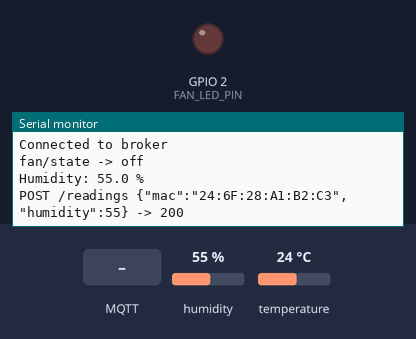
A program run on a simulated ESP32. On the bench: output pins drawn as LEDs (lit = HIGH), the last lines printed to the serial monitor. The inputs (shaded band) are chosen by the test bench; at power-on: humidity 55 %, temperature 24 °C. WiFi joins after 1.5 s; servers stay silent unless stated; uploads are accepted with an empty reply; no MQTT or app messages arrive unless stated.

Above: at 2.7 s.
2.8 s: MQTT message "on" arrives on the first subscribed topic
At 3.1 s:
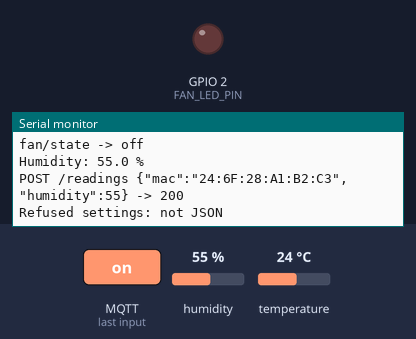
4.3 s: MQTT message "1" arrives on the first subscribed topic
At 5.4 s:
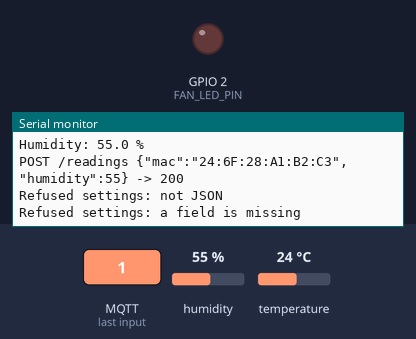

The program:

main.cpp
```cpp
#include <Arduino.h>
#include <WiFi.h>
#include <HTTPClient.h>
#include <PubSubClient.h>
#include <ArduinoJson.h>
#include <DHT.h>

#if __has_include("secrets.h")
#include "secrets.h"
#endif

#ifndef DEVICE_KEY
#define DEVICE_KEY ""
#endif

#ifndef WIFI_SSID
#define WIFI_SSID "Wokwi-GUEST"
#define WIFI_PASSWORD ""
#define WIFI_CHANNEL 6
#endif

// ---------- CHANGE THESE ----------
const char* API_URL = "http://iot-toni.northcentralus.cloudapp.azure.com";   // no trailing slash, e.g. http://iot-jbrown.northcentralus.cloudapp.azure.com
const char* MQTT_NAME = "toni";           // your Tutorial 9 name, lowercase letters and digits
const int DHT_PIN = 15;                     // check diagram.json: the pin the DHT22's SDA goes to
const int FAN_LED_PIN = 2;                  // check diagram.json: the pin the fan LED goes to
// ----------------------------------

const char* MQTT_HOST = "135.232.203.144";
const int MQTT_PORT = 1883;

const unsigned long READ_INTERVAL_MS = 10000;   // B1: every 10 s
const unsigned long WIFI_TIMEOUT_MS = 15000;
const unsigned long RETRY_INTERVAL_MS = 5000;

WiFiClient wifiClient;
PubSubClient mqtt(wifiClient);
DHT dht(DHT_PIN, DHT22);

String mac;
String statusTopic;
String settingsTopic;
String stateTopic;

// Settings from fan/settings. Until the first valid message: fan off (B4).
bool haveSettings = false;
String fanMode = "off";
float maxHumidity = 100;

float lastHumidity = NAN;
bool fanOn = false;
String publishedState = "";      // what we last put on fan/state

unsigned long lastRead = 0;
unsigned long lastAttempt = 0;
bool stopPosting = false;        // set on 401/403: a wrong key stays wrong

// ---------- Wi-Fi (as in Tutorial 6) ----------
bool connectWiFi() {
  Serial.print("Connecting to ");
  Serial.print(WIFI_SSID);
  WiFi.mode(WIFI_STA);
  WiFi.begin(WIFI_SSID, WIFI_PASSWORD, WIFI_CHANNEL);

  unsigned long start = millis();
  while (WiFi.status() != WL_CONNECTED) {
    if (millis() - start > WIFI_TIMEOUT_MS) {
      Serial.println(" no Wi-Fi after 15 s.");
      return false;
    }
    delay(250);
    Serial.print(".");
  }
  Serial.println(" connected");
  mac = WiFi.macAddress();
  Serial.print("IP address: ");
  Serial.println(WiFi.localIP());
  Serial.print("MAC address: ");
  Serial.println(mac);
  return true;
}

// ---------- B5: publish fan/state only when it changes ----------
void publishState() {
  String state = fanOn ? "on" : "off";
  if (state == publishedState) return;     // nothing changed
  if (!mqtt.connected()) return;           // try again after reconnect
  if (mqtt.publish(stateTopic.c_str(), state.c_str(), true)) {
    publishedState = state;
    Serial.println(String("fan/state -> ") + state);
  }
}

// ---------- B4: decide the fan LED ----------
void updateFan() {
  bool want = false;
  if (haveSettings) {
    if (fanMode == "on") {
      want = true;
    } else if (fanMode == "auto") {
      want = !isnan(lastHumidity) && lastHumidity > maxHumidity;
    }
  }
  if (want != fanOn) {
    fanOn = want;
    digitalWrite(FAN_LED_PIN, fanOn ? HIGH : LOW);
    Serial.println(fanOn ? "Fan ON" : "Fan OFF");
  }
  publishState();
}

// ---------- B3: read fan/settings ----------
void onMessage(char* topic, byte* payload, unsigned int length) {
  if (String(topic) != settingsTopic) return;

  JsonDocument doc;
  DeserializationError error = deserializeJson(doc, payload, length);
  if (error) {
    Serial.println("Refused settings: not JSON");
    return;
  }

  JsonVariant modeVar = doc["mode"];
  JsonVariant maxVar = doc["max_humidity"];
  if (!modeVar.is<const char*>() || !(maxVar.is<float>() || maxVar.is<long>())) {
    Serial.println("Refused settings: a field is missing");
    return;
  }

  String newMode = modeVar.as<const char*>();
  if (newMode != "auto" && newMode != "on" && newMode != "off") {
    Serial.println(String("Refused settings: bad mode ") + newMode);
    return;
  }

  fanMode = newMode;
  maxHumidity = maxVar.as<float>();
  haveSettings = true;
  Serial.printf("Settings: mode=%s max_humidity=%.1f\n", fanMode.c_str(), maxHumidity);
  updateFan();   // react now, not at the next reading
}

// ---------- B2: connect with a last will ----------
bool connectMqtt() {
  String clientId = String("ecse3038-") + MQTT_NAME + "-" + mac;
  clientId.replace(":", "");
  bool ok = mqtt.connect(clientId.c_str(), statusTopic.c_str(), 1, true, "offline");
  if (!ok) {
    Serial.print("Broker said no, state ");
    Serial.println(mqtt.state());
    return false;
  }
  Serial.println("Connected to broker");
  mqtt.publish(statusTopic.c_str(), "online", true);
  mqtt.subscribe(settingsTopic.c_str(), 1);   // subscribe again on every connect
  publishState();                             // catch up if the fan changed while offline
  return true;
}

// ---------- B1: POST a reading ----------
void postReading(float humidity) {
  JsonDocument body;
  body["mac"] = mac;
  body["humidity"] = humidity;
  String json;
  serializeJson(body, json);

  HTTPClient http;
  http.begin(String(API_URL) + "/readings");
  http.addHeader("Content-Type", "application/json");
  http.addHeader("X-API-Key", DEVICE_KEY);
  int status = http.POST(json);
  String response = "";
  if (status > 0) {
    response = http.getString();
  }
  http.end();

  Serial.print("POST /readings ");
  Serial.print(json);
  Serial.print(" -> ");
  Serial.println(status);

  if (status == 401 || status == 403) {
    Serial.println(response);
    Serial.println("Stopped posting. Register this MAC with POST /fans and put the key in include/secrets.h:");
    Serial.println(mac);
    stopPosting = true;
  } else if (status < 0) {
    Serial.println(HTTPClient::errorToString(status));
  }
}

void readAndSend() {
  float humidity = dht.readHumidity();
  if (isnan(humidity)) {
    Serial.println("DHT22 read failed");
    return;
  }
  lastHumidity = humidity;
  Serial.printf("Humidity: %.1f %%\n", humidity);
  updateFan();

  if (!stopPosting && WiFi.status() == WL_CONNECTED) {
    postReading(humidity);
  }
}

void setup() {
  Serial.begin(115200);
  pinMode(FAN_LED_PIN, OUTPUT);
  digitalWrite(FAN_LED_PIN, LOW);           // fan off until settings arrive
  dht.begin();

  String base = String("ecse3038/") + MQTT_NAME;
  statusTopic = base + "/status";
  settingsTopic = base + "/fan/settings";
  stateTopic = base + "/fan/state";

  mqtt.setServer(MQTT_HOST, MQTT_PORT);
  mqtt.setCallback(onMessage);
  mqtt.setKeepAlive(15);

  if (connectWiFi()) {
    connectMqtt();
  }
  lastAttempt = millis();
}

void loop() {
  // B2: reconnect, at most one try every 5 s (as in the MQTT lecture)
  if (WiFi.status() != WL_CONNECTED || !mqtt.connected()) {
    if (millis() - lastAttempt >= RETRY_INTERVAL_MS) {
      lastAttempt = millis();
      if (WiFi.status() == WL_CONNECTED || connectWiFi()) {
        connectMqtt();
      }
    }
  } else {
    mqtt.loop();   // delivers fan/settings to onMessage()
  }

  // B1: every 10 s, read and POST
  if (lastRead == 0 || millis() - lastRead >= READ_INTERVAL_MS) {
    lastRead = millis();
    readAndSend();
  }
}
```

Measured:
- after the input at 2.8 s, the serial monitor: prints a new line at once (image 1)
- after the input at 4.3 s, the serial monitor: prints a new line at once (image 2)
